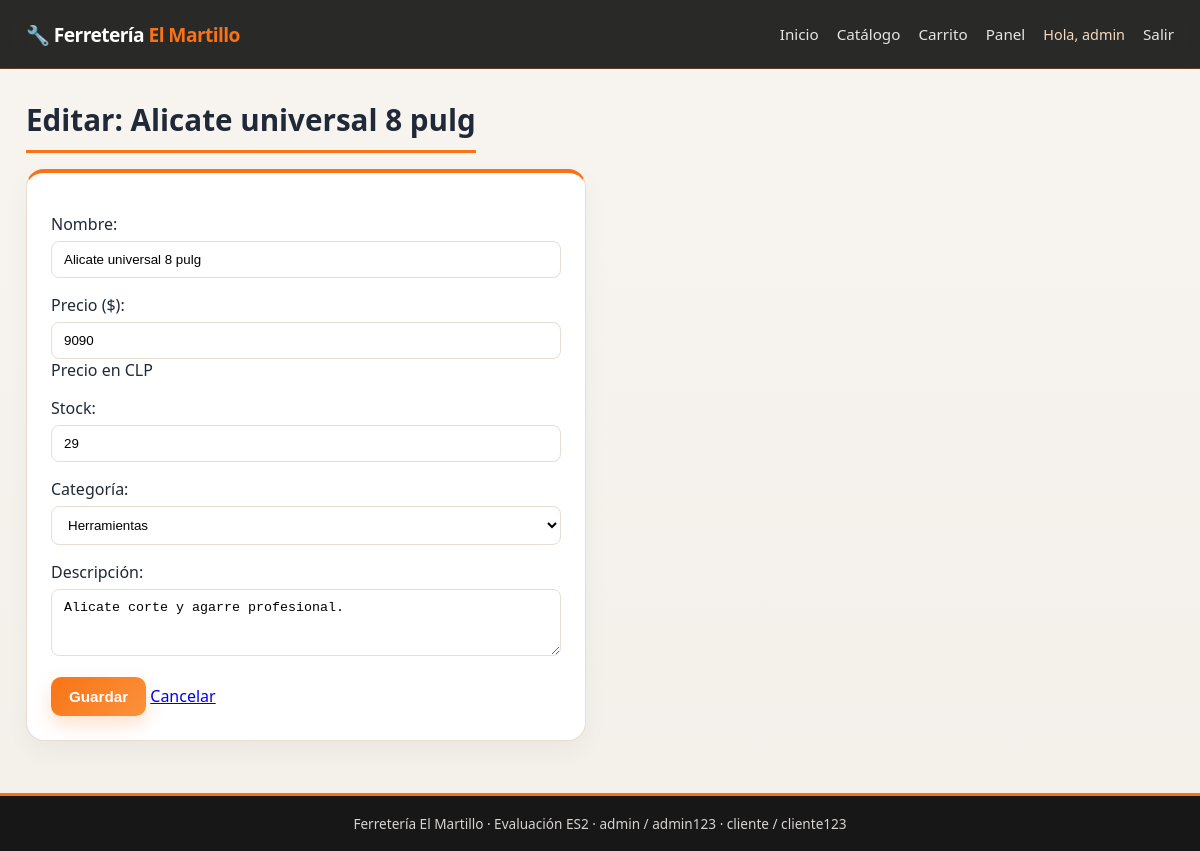
Screenshot of /panel/editar/12/ (signed in) with the database file from the repository.
### productos/models.py (models this page shows, shortened)
class Producto(models.Model):
    nombre = models.CharField(max_length=120)
    descripcion = models.TextField(blank=True, default="")
    precio = models.PositiveIntegerField(help_text="Precio en CLP")
    stock = models.PositiveIntegerField(default=0)
    categoria = models.ForeignKey(
        Categoria, on_delete=models.SET_NULL, null=True, blank=True,
        related_name="productos"
    )
    class Meta:
        ordering = ["nombre"]

class Categoria(models.Model):
    nombre = models.CharField(max_length=80, unique=True)
    descripcion = models.TextField(blank=True, default="")
    class Meta:
        ordering = ["nombre"]
        verbose_name_plural = "categorías"
    def __str__(self):
        return self.nombre

### productos/views.py (the view)
# urls.py: path("panel/editar/<int:pk>/", views.producto_editar, name="producto_editar"),
@admin_required
def producto_editar(request, pk):
    producto = get_object_or_404(Producto, pk=pk)
    return _formulario_producto(request, producto)

### productos/forms.py
class ProductoForm(forms.ModelForm):
    class Meta:
        model = Producto
        fields = ["nombre", "precio", "stock", "categoria", "descripcion"]
        labels = {
            "nombre": "Nombre",
            "precio": "Precio ($)",
            "stock": "Stock",
            "categoria": "Categoría",
            "descripcion": "Descripción",
        }
        widgets = {
            "descripcion": forms.Textarea(attrs={"rows": 3}),
        }

### productos/views.py (called while the page is built)
def es_admin(user):
    return user.is_authenticated and user.is_staff

def _formulario_producto(request, producto=None):
    nuevo = producto is None
    form = ProductoForm(request.POST or None, instance=producto)
    if request.method == "POST" and form.is_valid():
        form.save()
        messages.success(
            request, "Producto creado." if nuevo else "Producto actualizado."
        )
        return redirect("panel_admin")
    titulo = "Nuevo producto" if nuevo else f"Editar: {producto.nombre}"
    return render(request, "producto_form.html", {"form": form, "titulo": titulo})

### templates/producto_form.html (shortened to what this page needs)
{% extends "base.html" %}
{% block content %}
<h1>{{ titulo }}</h1>
<form method="post" class="form">
  {{ form.as_p }}
  <button class="btn" type="submit">Guardar</button>
  <a href="{% url 'panel_admin' %}">Cancelar</a>
</form>
{% endblock %}

### templates/base.html (shortened to what this page needs)
<!DOCTYPE html>
<html lang="es">
<head>
{% load static %}
<link rel="stylesheet" href="{% static 'css/style.css' %}">
</head>
<body>
<header class="top">
  <div class="wrap top-inner">
    <a class="logo" href="{% url 'inicio' %}">🔧 Ferretería <span>El Martillo</span></a>
    <nav class="nav">
      <a href="{% url 'inicio' %}">Inicio</a>
      <a href="{% url 'tienda' %}">Catálogo</a>
      <a href="{% url 'carrito' %}">Carrito{% if cart_count %} ({{ cart_count }}){% endif %}</a>
      {% if user.is_authenticated %}
        {% if user.is_staff %}
          <a href="{% url 'panel_admin' %}">Panel</a>
        {% else %}
          <a href="{% url 'mis_pedidos' %}">Mis pedidos</a>
        {% endif %}
        <span class="user">Hola, {{ user.username }}</span>
        <a href="{% url 'logout' %}">Salir</a>
      {% else %}
        <a href="{% url 'login' %}">Ingresar</a>
        <a class="btn-small" href="{% url 'registro' %}">Registrarse</a>
      {% endif %}
    </nav>
  </div>
</header>
<main class="wrap">
  {% block content %}{% endblock %}
</main>
<footer class="foot"><div class="wrap">Ferretería El Martillo · Evaluación ES2 · admin / admin123 · cliente / cliente123</div></footer>
</body>
</html>

### static/css/style.css (style rules this page uses)
:root { --bg: #f4efe9; --bg-strong: #f9f5f1; --card: #fffdfb; --ink: #1f2937; --muted: #6b7280; --line: #e7ddd1; --acc: #f97316; --acc-dark: #c2410c; --acc-soft: #fff3e8; --hdr: #171717; --shadow: rgba(31, 41, 55, 0.12); }
* { box-sizing: border-box; }
html { scroll-behavior: smooth; }
body { margin: 0; font-family: "Segoe UI", Inter, system-ui, sans-serif; background: linear-gradient(180deg, #f8f4f0 0%, #f3efe9 100%); color: var(--ink); }
.wrap { max-width: 1180px; margin: 0 auto; padding: 0 16px; }
.top { background: rgba(23, 23, 23, 0.92); color: #fff; position: sticky; top: 0; z-index: 100; backdrop-filter: blur(10px); border-bottom: 1px solid rgba(249, 115, 22, 0.25); }
.top-inner { display: flex; justify-content: space-between; align-items: center; min-height: 68px; }
.logo { font-weight: 800; text-decoration: none; color: #fff; font-size: 1.2rem; letter-spacing: -0.03em; }
.logo span { color: var(--acc); }
.nav { display: flex; align-items: center; flex-wrap: wrap; gap: 10px 18px; }
.nav a { text-decoration: none; color: #e7e5e4; font-size: .95rem; transition: color .2s ease; }
.user { color: #f5d9bf; font-size: .9rem; }
main.wrap { padding-top: 30px; padding-bottom: 52px; min-height: 70vh; }
h1 { font-size: 1.85rem; margin: 0 0 16px; padding-bottom: 10px; border-bottom: 3px solid var(--acc); display: inline-block; }
button, .btn { background: linear-gradient(135deg, var(--acc), #fb923c); color: #fff; border: none; padding: 11px 18px; border-radius: 10px; cursor: pointer; text-decoration: none; display: inline-block; font-size: .95rem; font-weight: 700; box-shadow: 0 8px 18px rgba(249, 115, 22, 0.22); transition: transform .15s ease, box-shadow .15s ease; }
.auth, .form { background: #fff; border: 1px solid var(--line); border-top: 4px solid var(--acc); border-radius: 18px; padding: 24px; max-width: 500px; box-shadow: 0 10px 24px rgba(15, 23, 42, 0.04); }
.form { max-width: 560px; }
.auth input, .form input, .form select, .form textarea { width: 100%; padding: 10px 12px; border: 1px solid var(--line); border-radius: 8px; margin-top: 6px; background: #fff; }
.foot { background: var(--hdr); color: #d6d3d1; border-top: 3px solid var(--acc); padding: 18px 0; font-size: .85rem; text-align: center; }

### rows the page displays
Producto: nombre "Alicate universal 8 pulg", precio "9090", stock "29", categoria "Herramientas", descripcion "Alicate corte y agarre profesional."

### other values shown
{{ user.username }} "admin"
{{ titulo }} "Editar: Alicate universal 8 pulg"
